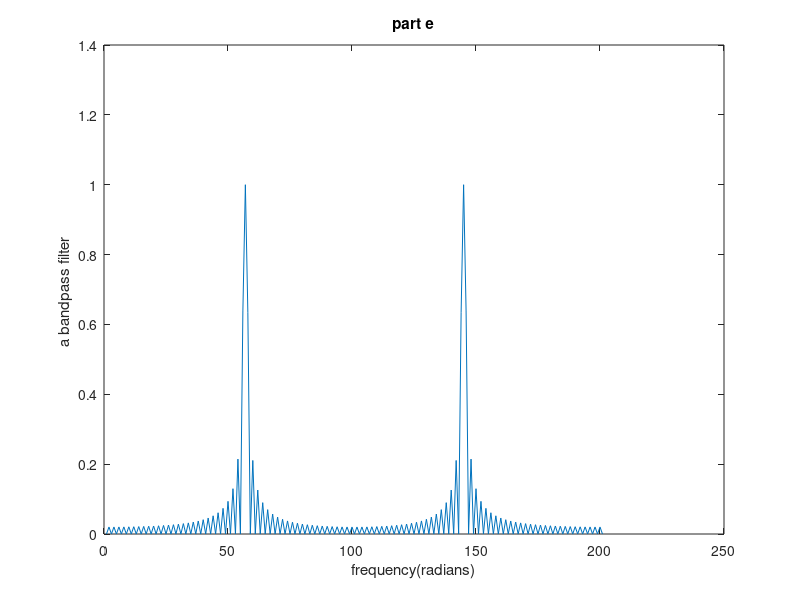

The MATLAB script that drew this image:
L=100;
nn=0:(L-1);
bb=(2/L).*cos(0.44*pi*nn);
ww=-pi:(pi/100):pi;
HH=freqz(bb,1,ww);
plot(abs(HH))
xlabel('frequency(radians)') 
ylabel('a bandpass filter ')
title('part e')
passband=find(abs(HH)>=( max(abs(HH))*0.707));
zz=HH(passband); 
PBW=(length(zz)/2)*2/100